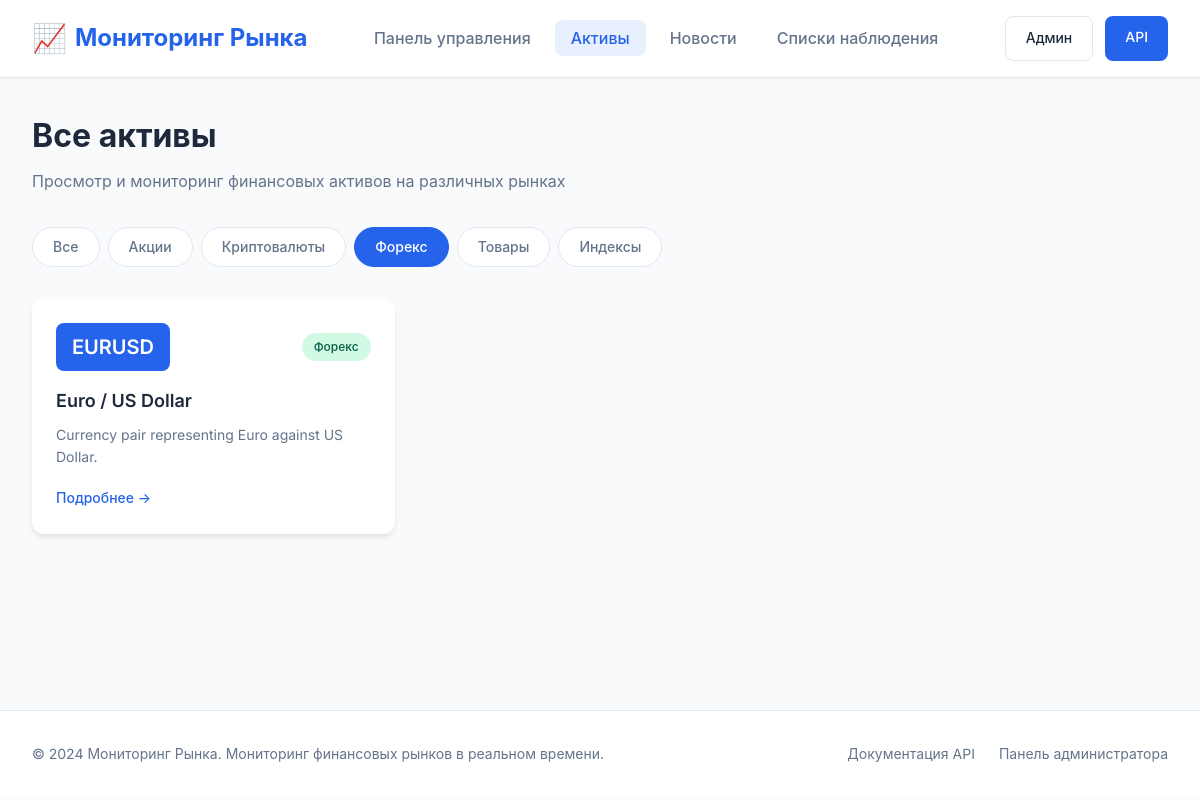
The page /assets/?type=FOREX on the database its author committed.
### markets/models.py (models this page shows, shortened)
class Asset(models.Model):
    ASSET_TYPES = [
        ('STOCK', 'Акция'),
        ('FOREX', 'Форекс'),
        ('CRYPTO', 'Криптовалюта'),
        ('COMMODITY', 'Товар'),
        ('INDEX', 'Индекс'),
    ]
    symbol = models.CharField(max_length=20, unique=True, verbose_name='Символ')
    name = models.CharField(max_length=200, verbose_name='Название')
    asset_type = models.CharField(max_length=20, choices=ASSET_TYPES, verbose_name='Тип актива')
    description = models.TextField(blank=True, verbose_name='Описание')
    created_at = models.DateTimeField(auto_now_add=True, verbose_name='Дата создания')
    updated_at = models.DateTimeField(auto_now=True, verbose_name='Дата обновления')
    class Meta:
        ordering = ['symbol']
        verbose_name = 'Актив'
        verbose_name_plural = 'Активы'

### markets/views.py (the view)
# urls.py: path('assets/', views.assets_list_view, name='assets-list'),
def assets_list_view(request):
    asset_type = request.GET.get('type', '')
    if asset_type:
        assets = Asset.objects.filter(asset_type=asset_type)
    else:
        assets = Asset.objects.all()
    return render(request, 'markets/assets.html', {
        'assets': assets,
        'page_title': 'Активы',
        'current_type': asset_type
    })

### templates/markets/assets.html
{% extends 'markets/base.html' %}
{% block content %}
<div class="assets-page">
    <div class="page-header">
        <h1>Все активы</h1>
        <p class="subtitle">Просмотр и мониторинг финансовых активов на различных рынках</p>
    </div>
    <div class="filter-tabs">
        <a href="{% url 'assets-list' %}" class="filter-tab {% if not current_type %}active{% endif %}">Все</a>
        <a href="?type=STOCK" class="filter-tab {% if current_type == 'STOCK' %}active{% endif %}">Акции</a>
        <a href="?type=CRYPTO" class="filter-tab {% if current_type == 'CRYPTO' %}active{% endif %}">Криптовалюты</a>
        <a href="?type=FOREX" class="filter-tab {% if current_type == 'FOREX' %}active{% endif %}">Форекс</a>
        <a href="?type=COMMODITY" class="filter-tab {% if current_type == 'COMMODITY' %}active{% endif %}">Товары</a>
        <a href="?type=INDEX" class="filter-tab {% if current_type == 'INDEX' %}active{% endif %}">Индексы</a>
    </div>
    <div class="assets-grid">
        {% for asset in assets %}
        <a href="{% url 'asset-detail' asset.symbol %}" class="asset-card">
            <div class="asset-header">
                <span class="symbol-badge large">{{ asset.symbol }}</span>
                <span class="type-tag type-{{ asset.asset_type|lower }}">{{ asset.get_asset_type_display }}</span>
            </div>
            <h3 class="asset-name">{{ asset.name }}</h3>
            <p class="asset-description">{{ asset.description|truncatewords:15|default:"Описание отсутствует" }}</p>
            <div class="asset-footer">
                <span class="view-details">Подробнее →</span>
            </div>
        </a>
        {% empty %}
        <div class="empty-state-large">
            <p>Активы не найдены. Добавьте активы через панель администратора.</p>
            <a href="/admin/" class="btn btn-primary">Перейти в админ-панель</a>
        </div>
        {% endfor %}
    </div>
</div>
{% endblock %}

### static/css/style.css (style rules this page uses)
:root { --primary-color: #2563eb; --primary-hover: #1d4ed8; --secondary-color: #64748b; --success-color: #10b981; --danger-color: #ef4444; --warning-color: #f59e0b; --background: #f8fafc; --surface: #ffffff; --text-primary: #1e293b; --text-secondary: #64748b; --border-color: #e2e8f0; --shadow-sm: 0 1px 2px rgba(0, 0, 0, 0.05); --shadow-md: 0 4px 6px -1px rgba(0, 0, 0, 0.1); --shadow-lg: 0 10px 15px -3px rgba(0, 0, 0, 0.1); --radius: 8px; --radius-lg: 12px; }
* { margin: 0; padding: 0; box-sizing: border-box; }
body { font-family: 'Inter', -apple-system, BlinkMacSystemFont, sans-serif; background: var(--background); color: var(--text-primary); line-height: 1.6; }
.page-header { margin-bottom: 2rem; }
.page-header h1 { font-size: 2rem; font-weight: 700; margin-bottom: 0.5rem; }
.subtitle { color: var(--text-secondary); font-size: 1rem; }
.symbol-badge { display: inline-block; padding: 0.25rem 0.75rem; background: var(--primary-color); color: white; border-radius: var(--radius); font-weight: 600; font-size: 0.875rem; }
.symbol-badge.large { font-size: 1.25rem; padding: 0.5rem 1rem; }
.type-tag { display: inline-block; padding: 0.25rem 0.75rem; border-radius: 9999px; font-size: 0.75rem; font-weight: 500; }
.type-forex { background: #d1fae5; color: #065f46; }
.assets-grid { display: grid; grid-template-columns: repeat(auto-fill, minmax(280px, 1fr)); gap: 1.5rem; }
.asset-card { background: var(--surface); border-radius: var(--radius-lg); padding: 1.5rem; text-decoration: none; color: inherit; box-shadow: var(--shadow-md); transition: transform 0.2s, box-shadow 0.2s; }
.asset-header { display: flex; justify-content: space-between; align-items: center; margin-bottom: 1rem; }
.asset-name { font-size: 1.125rem; font-weight: 600; margin-bottom: 0.5rem; }
.asset-description { color: var(--text-secondary); font-size: 0.875rem; margin-bottom: 1rem; }
.asset-footer { margin-top: 1rem; }
.view-details { color: var(--primary-color); font-weight: 500; font-size: 0.875rem; }
.filter-tabs { display: flex; gap: 0.5rem; margin-bottom: 2rem; flex-wrap: wrap; }
.filter-tab { padding: 0.5rem 1.25rem; background: var(--surface); border: 1px solid var(--border-color); border-radius: 9999px; text-decoration: none; color: var(--text-secondary); font-weight: 500; font-size: 0.875rem; transition: all 0.2s; }
.filter-tab:hover, .filter-tab.active { background: var(--primary-color); border-color: var(--primary-color); color: white; }

### rows shown on the page
Asset: symbol "EURUSD", asset_type "Форекс", name "Euro / US Dollar", description "Currency pair representing Euro against US Dollar."
